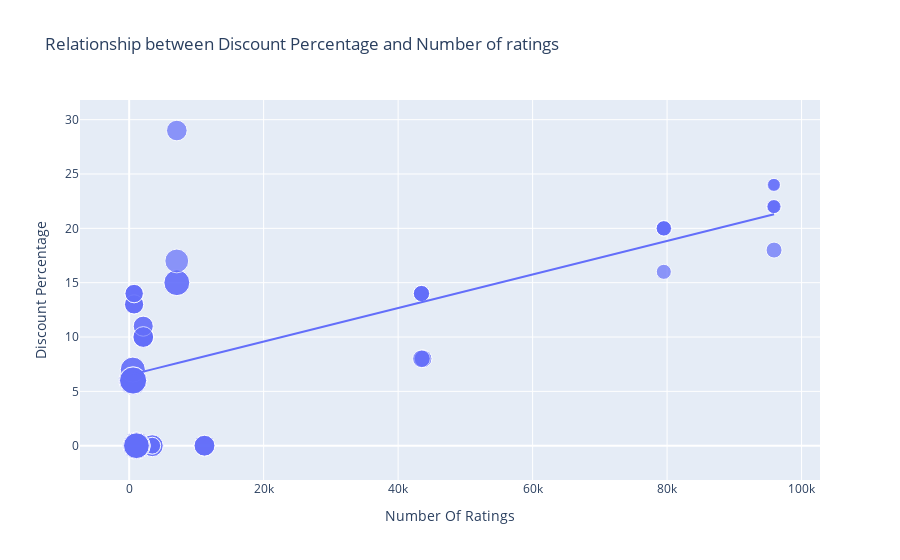

The cell this chart's notebook holds for it:
### Markdown cell above
# Problem 5: What is the relationship between Discount Percentage and Number of ratings on Flipkart

### Code cell
figure=px.scatter(data_frame=data, x="Number Of Ratings", y="Discount Percentage", size="Sale Price", trendline="ols", title="Relationship between Discount Percentage and Number of ratings")
figure.show()

### Figure 1 — Plotly figure (JSON) as saved in the notebook; plotly's stock layout.template omitted (floating-point values rounded to 4 significant figures)
{"data": [{"hovertemplate": "Number Of Ratings=%{x}<br>Discount Percentage=%{y}<br>Sale Price=%{marker.size}<extra></extra>", "legendgroup": "", "marker": {"color": "#636efa", "size": [49900, 84900, 84900, 77000, 77000, 49900, 49900, 77000, 89900, 41999, 39999, 41999, 41999, 41999, 131900, 117100, 131900, 117100, 74999, 117900, 117100, 117900, 99900, 44999, 140900, 130900, 64900, 120900, 59900, 75900, 110900, 130900, 120900, 64900, 64900, 75900, 75900, 120900, 59900, 120900, 75900, 140900, 70900, 70900, 75900, 59900, 110900, 120900, 130900, 130900, 54999, 54999, 29999, 34999, 34999, 34999, 54999, 29999, 46999, 46999, 46999, 46999], "sizemode": "area", "sizeref": 352.2, "symbol": "circle"}, "mode": "markers", "name": "", "orientation": "v", "showlegend": false, "type": "scatter", "x": [3431, 3431, 3431, 11202, 11202, 3431, 3431, 11202, 1454, 79512, 79512, 79582, 79512, 79512, 1078, 1078, 1078, 1078, 7088, 7088, 1078, 7088, 7081, 95909, 542, 580, 740, 545, 740, 2101, 545, 580, 580, 730, 730, 2101, 2101, 580, 740, 580, 2092, 545, 2101, 2092, 2101, 740, 545, 580, 580, 580, 43707, 43707, 95807, 95909, 95807, 95909, 43470, 95909, 43470, 43470, 43470, 43470], "xaxis": "x", "y": [0, 0, 0, 0, 0, 0, 0, 0, 0, 20, 16, 20, 20, 20, 0, 0, 0, 0, 29, 15, 0, 15, 17, 18, 6, 6, 13, 6, 14, 10, 7, 6, 6, 13, 13, 10, 10, 6, 14, 6, 10, 6, 11, 11, 10, 14, 7, 6, 6, 6, 8, 8, 24, 22, 22, 22, 8, 24, 14, 14, 14, 14], "yaxis": "y"}, {"hovertemplate": "<b>OLS trendline</b><br>Discount Percentage = 0.000154292 * Number Of Ratings + 6.49233<br>R<sup>2</sup>=0.468988<br><br>Number Of Ratings=%{x}<br>Discount Percentage=%{y} <b>(trend)</b><extra></extra>", "legendgroup": "", "marker": {"color": "#636efa", "symbol": "circle"}, "mode": "lines", "name": "", "showlegend": false, "type": "scatter", "x": [542, 545, 545, 545, 545, 580, 580, 580, 580, 580, 580, 580, 580, 730, 730, 740, 740, 740, 740, 1078, 1078, 1078, 1078, 1078, 1454, 2092, 2092, 2101, 2101, 2101, 2101, 2101, 3431, 3431, 3431, 3431, 3431, 7081, 7088, 7088, 7088, 11202, 11202, 11202, 43470, 43470, 43470, 43470, 43470, 43707, 43707, 79512, 79512, 79512, 79512, 79582, 95807, 95807, 95909, 95909, 95909, 95909], "xaxis": "x", "y": [6.576, 6.576, 6.576, 6.576, 6.576, 6.582, 6.582, 6.582, 6.582, 6.582, 6.582, 6.582, 6.582, 6.605, 6.605, 6.607, 6.607, 6.607, 6.607, 6.659, 6.659, 6.659, 6.659, 6.659, 6.717, 6.815, 6.815, 6.816, 6.816, 6.816, 6.816, 6.816, 7.022, 7.022, 7.022, 7.022, 7.022, 7.585, 7.586, 7.586, 7.586, 8.221, 8.221, 8.221, 13.2, 13.2, 13.2, 13.2, 13.2, 13.24, 13.24, 18.76, 18.76, 18.76, 18.76, 18.77, 21.27, 21.27, 21.29, 21.29, 21.29, 21.29], "yaxis": "y"}], "layout": {"legend": {"itemsizing": "constant", "tracegroupgap": 0}, "title": {"text": "Relationship between Discount Percentage and Number of ratings"}, "xaxis": {"anchor": "y", "domain": [0, 1], "title": {"text": "Number Of Ratings"}}, "yaxis": {"anchor": "x", "domain": [0, 1], "title": {"text": "Discount Percentage"}}}}
